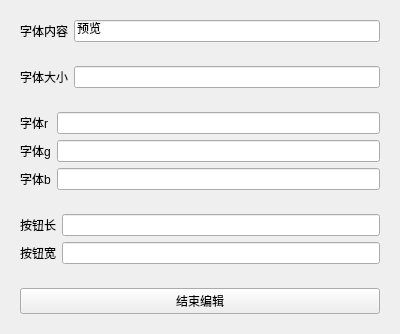
<?xml version="1.0" encoding="UTF-8"?>
<ui version="4.0">
 <class>ConfigWgt</class>
 <widget class="QWidget" name="ConfigWgt">
  <property name="geometry">
   <rect>
    <x>0</x>
    <y>0</y>
    <width>400</width>
    <height>300</height>
   </rect>
  </property>
  <property name="windowTitle">
   <string>Form</string>
  </property>
  <layout class="QVBoxLayout" name="verticalLayout">
   <item>
    <widget class="QWidget" name="widget_4" native="true">
     <layout class="QHBoxLayout" name="horizontalLayout_3">
      <item>
       <widget class="QLabel" name="label_5">
        <property name="text">
         <string>字体内容</string>
        </property>
       </widget>
      </item>
      <item>
       <widget class="QLineEdit" name="lineEdit_5">
        <property name="text">
         <string>预览</string>
        </property>
       </widget>
      </item>
     </layout>
    </widget>
   </item>
   <item>
    <widget class="QWidget" name="widget_3" native="true">
     <layout class="QHBoxLayout" name="horizontalLayout_2">
      <item>
       <widget class="QLabel" name="label_4">
        <property name="text">
         <string>字体大小</string>
        </property>
       </widget>
      </item>
      <item>
       <widget class="QLineEdit" name="lineEdit_4"/>
      </item>
     </layout>
    </widget>
   </item>
   <item>
    <widget class="QWidget" name="widget_2" native="true">
     <layout class="QGridLayout" name="gridLayout">
      <item row="0" column="0">
       <widget class="QLabel" name="label">
        <property name="text">
         <string>字体r</string>
        </property>
       </widget>
      </item>
      <item row="0" column="1">
       <widget class="QLineEdit" name="lineEdit"/>
      </item>
      <item row="1" column="0">
       <widget class="QLabel" name="label_2">
        <property name="text">
         <string>字体g</string>
        </property>
       </widget>
      </item>
      <item row="1" column="1">
       <widget class="QLineEdit" name="lineEdit_2"/>
      </item>
      <item row="2" column="0">
       <widget class="QLabel" name="label_3">
        <property name="text">
         <string>字体b</string>
        </property>
       </widget>
      </item>
      <item row="2" column="1">
       <widget class="QLineEdit" name="lineEdit_3"/>
      </item>
     </layout>
    </widget>
   </item>
   <item>
    <widget class="QWidget" name="widget_5" native="true">
     <layout class="QGridLayout" name="gridLayout_2">
      <item row="0" column="0">
       <widget class="QLabel" name="label_6">
        <property name="text">
         <string>按钮长</string>
        </property>
       </widget>
      </item>
      <item row="0" column="1">
       <widget class="QLineEdit" name="lineEdit_6">
        <property name="text">
         <string/>
        </property>
       </widget>
      </item>
      <item row="1" column="0">
       <widget class="QLabel" name="label_7">
        <property name="text">
         <string>按钮宽</string>
        </property>
       </widget>
      </item>
      <item row="1" column="1">
       <widget class="QLineEdit" name="lineEdit_7"/>
      </item>
     </layout>
    </widget>
   </item>
   <item>
    <widget class="QWidget" name="widget" native="true">
     <layout class="QHBoxLayout" name="horizontalLayout">
      <item>
       <widget class="QPushButton" name="pushButton_2">
        <property name="text">
         <string>结束编辑</string>
        </property>
       </widget>
      </item>
     </layout>
    </widget>
   </item>
  </layout>
 </widget>
 <resources/>
 <connections/>
</ui>
